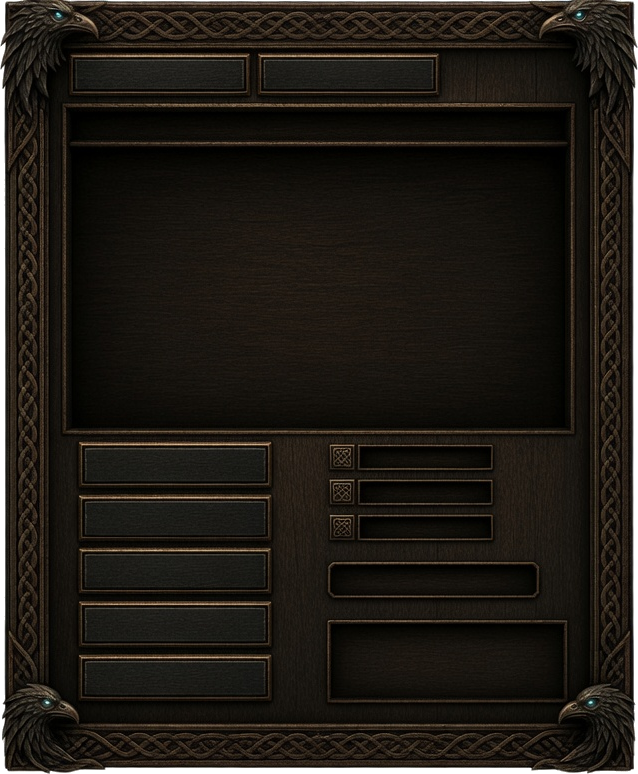
#> input picture src/Assets/board_world.png, 638 x 774 px
$ python server_board.py
#> lines starting #> are read from the running program, lines starting #| are printed output that depends on the picture
"""Builds board_serverlist.png from board_world.png (2026-10-04).

The world and server screens share one panel and its tab plates, so the server board IS the
world board - same frame, ravens, Host/Join plates, title plate and list well, pixel for pixel -
with only the lower half rebuilt for the server controls out of the world art's own pieces: its
plain wood strip (tiled, every other copy mirrored, which reads as planks), its button plate and
its long field, each 3-sliced so the rims and corners keep their size, and its big box for Connect.
Box positions are written here and are the ones MenuBoards.Server seats the controls on.
"""
import os
from PIL import Image, ImageOps

HERE = os.path.dirname(os.path.abspath(__file__))
ASSETS = os.path.join(os.path.dirname(os.path.dirname(HERE)), "src", "Assets")

# Pieces of board_world.png (638x774), px from its top-left.
WOOD = (278, 436, 322, 706)
PLATE = (80, 441, 272, 488)
FIELD = (328, 563, 538, 598)
BIGBOX = (328, 620, 568, 702)

# The server layout, same px space.
BOXES = {
    "Refresh": (80, 443, 126, 488, "plate"),
    "FilterField": (134, 446, 318, 486, "field"),
    "RemoveButton": (326, 443, 372, 488, "plate"),
    "Add server": (380, 443, 568, 488, "plate"),
    "Back": (80, 645, 300, 690, "plate"),
    # The favourites move-up/down buttons are not painted: they carry their own plate in game and
    # only show when they can be used (review, 2026-10-04: two empty boxes).
}


def slice3(piece, width, cap):
    w, h = piece.size
    left, mid, right = piece.crop((0, 0, cap, h)), piece.crop((cap, 0, w - cap, h)), piece.crop((w - cap, 0, w, h))
    out = Image.new("RGBA", (width, h))
    out.paste(left, (0, 0))
    out.paste(mid.resize((max(1, width - 2 * cap), h), Image.LANCZOS), (cap, 0))
    out.paste(right, (width - cap, 0))
    return out


def main():
    world = Image.open(os.path.join(ASSETS, "board_world.png")).convert("RGBA")
#> world is the input picture: PIL image 638x774 RGBA; mean R, G, B, A 32, 27.6, 21.7, 249.4
    out = world.copy()
    wood = world.crop(WOOD)
    # Clear the lower half to wood, staying off the rails and the bottom ravens.
    for x in range(52, 578, wood.width):
        tile = wood if (x // wood.width) % 2 == 0 else ImageOps.mirror(wood)
        tile = tile.crop((0, 0, min(wood.width, 578 - x), wood.height))
        top = tile.crop((0, 0, tile.width, 680 - 436))
        out.paste(top, (x, 436))
        lo, hi = max(x, 86), min(x + tile.width, 540)
        if hi > lo:
            out.paste(tile.crop((lo - x, 680 - 436, hi - x, 706 - 436)), (lo, 680))
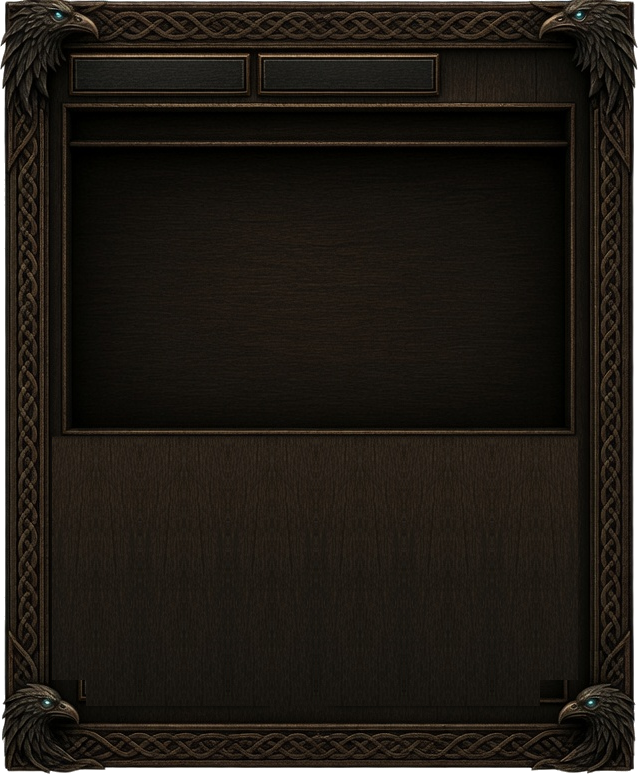
#> out: PIL image 638x774 RGBA; mean R, G, B, A 33.3, 28.3, 22.3, 249.4; transparent parts drawn white
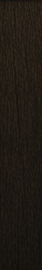
#> tile: PIL image 42x270 RGBA; mean R, G, B, A 32, 26.4, 19.7, 255
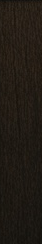
#> top: PIL image 42x244 RGBA; mean R, G, B, A 32.9, 26.9, 20.2, 255
    out.paste(world.crop(BIGBOX), BIGBOX[:2])          # Connect keeps the world's Start box
    plate, field = world.crop(PLATE), world.crop(FIELD)
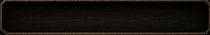
#> field: PIL image 210x35 RGBA; mean R, G, B, A 19.9, 16.4, 11.4, 255
    for name, (x0, y0, x1, y1, kind) in BOXES.items():
        src, cap = (plate, 14) if kind == "plate" else (field, 16)
        piece = slice3(src, x1 - x0, cap)
        if piece.height != y1 - y0:
            piece = piece.resize((piece.width, y1 - y0), Image.LANCZOS)
        out.alpha_composite(piece, (x0, y0))
#> this loop made 5 passes
#> cap on passes 1 to 5: 14, 16, 14, 14, 14
#> pass 1, in slice3, `left, mid, right = piece.crop((0, 0, cap, h)), piece.crop((cap, 0, w -..`:
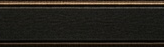
#> mid: PIL image 164x47 RGBA; mean R, G, B, A 37.3, 33.7, 26.9, 255
#> pass 1, in main, `piece = piece.resize((piece.width, y1 - y0), Image.LANCZOS)`:
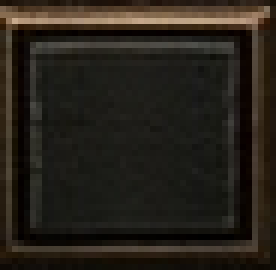
#> piece: PIL image 46x45 RGBA (shown 6 times larger); mean R, G, B, A 38.4, 33.3, 25.7, 255
#> after the loop:
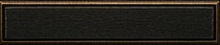
#> piece: PIL image 220x45 RGBA; mean R, G, B, A 37.6, 33.7, 26.8, 255
    out.save(os.path.join(ASSETS, "board_serverlist.png"))
    print("board_serverlist.png", out.size)
#| board_serverlist.png (638, 774)


if __name__ == "__main__":
    main()
